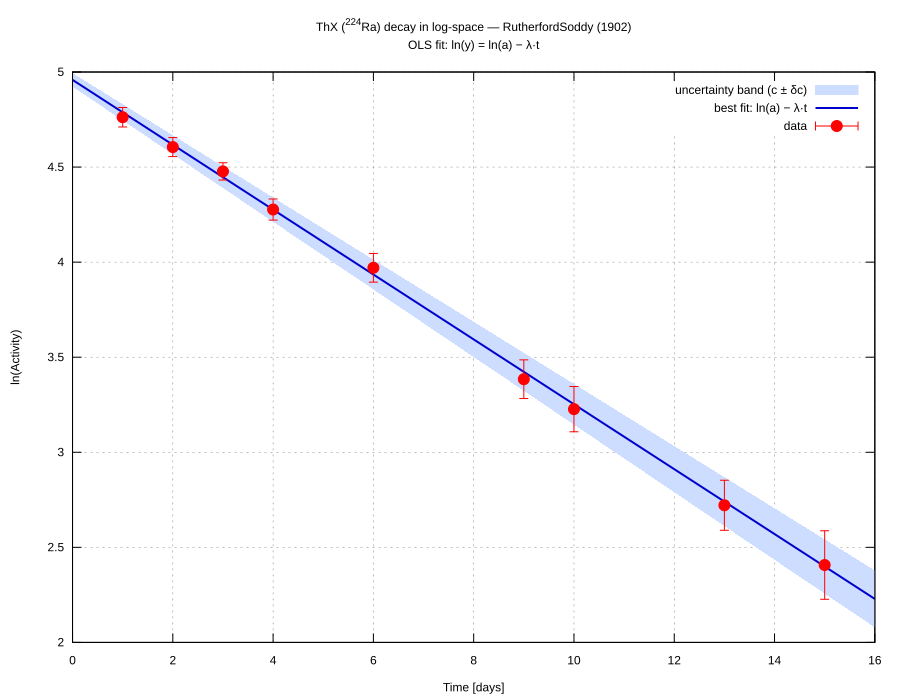

Source code (gnuplot):
set terminal svg enhanced size 900,700 background rgb "white"
set output "plot_logfit.svg"
set title "ThX (^{224}Ra) decay in log-space — Rutherford & Soddy (1902)\nOLS fit: ln(y) = ln(a) − λ·t"
set xlabel "Time [days]"
set ylabel "ln(Activity)"
set grid
set key top right

plot \
  "logfit.txt" using 1:3:4 with filledcurves lc rgb "#ccddff" title "uncertainty band (c ± δc)", \
  "logfit.txt" using 1:2 with lines lw 2 lc rgb "#0000cc" title "best fit: ln(a) − λ·t", \
  "logdata.txt" using 1:2:3 with yerrorbars pt 7 ps 1.2 lc rgb "red" title "data"
